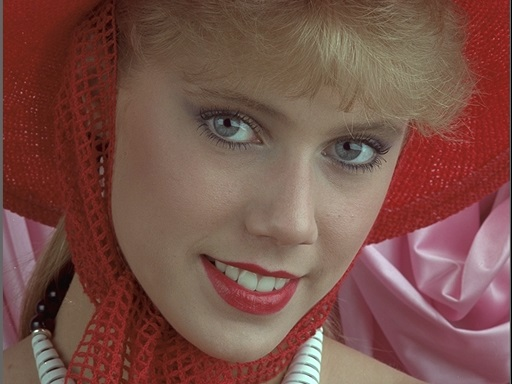
#> input picture anhthi/I04.jpg, 512 x 384 px
$ python dethi12.py
#> lines starting #> are read from the running program, lines starting #| are printed output that depends on the picture
import cv2
import numpy as np


I = cv2.imread("./anhthi/I04.jpg")
#> I is the input picture: shape (384, 512, 3); mean B, G, R 72.7, 80.9, 121.3
# cv2.imshow("I", I)

# 1
kt = I.shape[0]/I.shape[1]
#> kt = 0.75
print("Ti le do cao va do rong cua anh:", kt)
#| Ti le do cao va do rong cua anh: 0.75

# 2
I2 = cv2.resize(I, (256, int(256*kt)))
print("Ti le do cao va do rong cua anh I2:", I2.shape[0]/I2.shape[1])
#| Ti le do cao va do rong cua anh I2: 0.75
# cv2.imshow("I2 resize", I2)

# 3
Ihsv = cv2.cvtColor(I, cv2.COLOR_BGR2HSV)
#> Ihsv: shape (384, 512, 3); mean H, S, V 37.4, 113.6, 121.6
# cv2.imshow("Ihsv", Ihsv[:, :, 1])

# 4
Ihsv[:, :, 1] = cv2.medianBlur(Ihsv[:, :, 1], 9)
#> Ihsv: shape (384, 512, 3); mean H, S, V 37.4, 113.6, 121.6
# cv2.imshow("Ihsv tron", Ihsv[:, :, 1])
I3 = cv2.cvtColor(Ihsv, cv2.COLOR_HSV2RGB)
# cv2.imshow("I3", I3)

# 5
Ihsv[:, :, 1] = cv2.equalizeHist(Ihsv[:, :, 1])
#> Ihsv: shape (384, 512, 3); mean H, S, V 37.4, 128.5, 121.6
# cv2.imshow("can bang", Ihsv[:, :, 1])
I4 = cv2.cvtColor(Ihsv, cv2.COLOR_HSV2RGB)
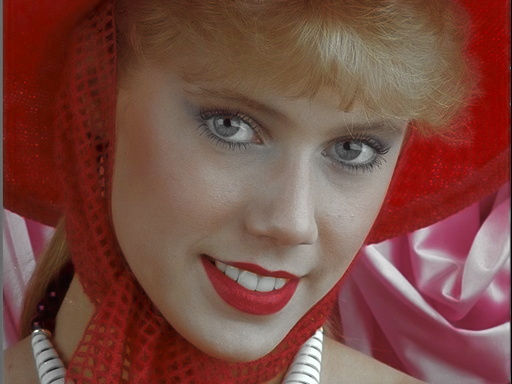
#> I4: shape (384, 512, 3); mean R, G, B 121.5, 74.6, 66.1
cv2.imshow("I4", I4)
cv2.waitKey(0)
